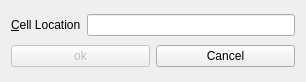
<?xml version="1.0" encoding="UTF-8"?>
<ui version="4.0">
 <class>Dialog</class>
 <widget class="QDialog" name="Dialog">
  <property name="geometry">
   <rect>
    <x>0</x>
    <y>0</y>
    <width>306</width>
    <height>82</height>
   </rect>
  </property>
  <property name="windowTitle">
   <string>Go To Call</string>
  </property>
  <layout class="QVBoxLayout" name="verticalLayout">
   <item>
    <layout class="QHBoxLayout" name="horizontalLayout_2">
     <item>
      <widget class="QLabel" name="label">
       <property name="text">
        <string>&amp;Cell Location</string>
       </property>
       <property name="buddy">
        <cstring>lineEdit</cstring>
       </property>
      </widget>
     </item>
     <item>
      <widget class="QLineEdit" name="lineEdit"/>
     </item>
    </layout>
   </item>
   <item>
    <layout class="QHBoxLayout" name="horizontalLayout_3">
     <item>
      <layout class="QHBoxLayout" name="horizontalLayout"/>
     </item>
     <item>
      <widget class="QPushButton" name="okButton">
       <property name="enabled">
        <bool>false</bool>
       </property>
       <property name="text">
        <string>ok</string>
       </property>
       <property name="default">
        <bool>true</bool>
       </property>
      </widget>
     </item>
     <item>
      <widget class="QPushButton" name="cancelButton">
       <property name="text">
        <string>Cancel</string>
       </property>
      </widget>
     </item>
    </layout>
   </item>
  </layout>
 </widget>
 <layoutdefault spacing="6" margin="11"/>
 <tabstops>
  <tabstop>lineEdit</tabstop>
  <tabstop>okButton</tabstop>
  <tabstop>cancelButton</tabstop>
 </tabstops>
 <resources/>
 <connections/>
</ui>
